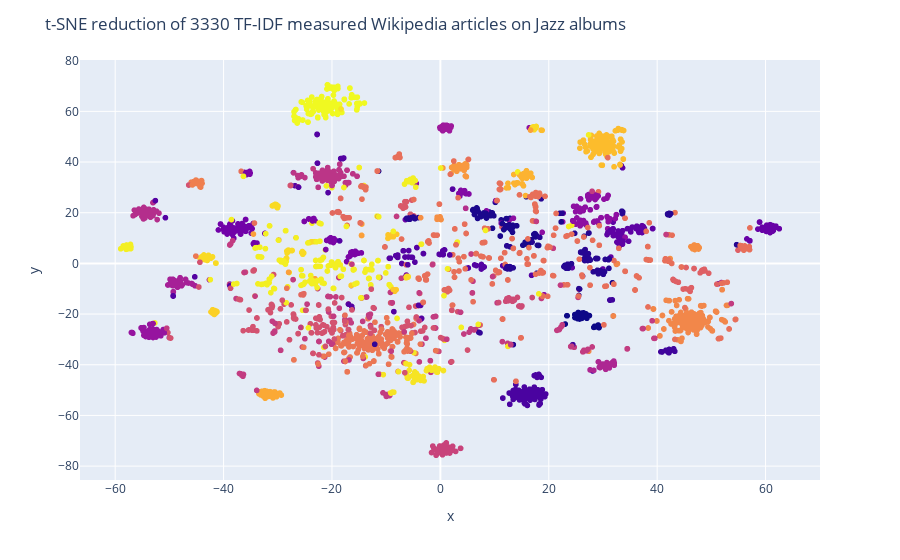

The cell this chart's notebook holds for it:
### Code cell
def album():
    conn,engine = get_connection()
    #corpus = conn.execute(db.select(connectedpages.c.url,webpage.c.name,webpage.c.html).join(webpage,connectedpages.c.url==webpage.c.url)).fetchall()
    corpus = conn.execute(db.select(rank.c.url,webpage.c.name,webpage.c.text,webpage.c.pagetype,webpage.c.html).join(webpage,rank.c.url==webpage.c.url).where(webpage.c.pagetype=='album').order_by(rank.c.rank.desc())).fetchall()

    print(len(corpus))
    conn.close()
    text_corp = []
    for corp in corpus:
        text_corp.append(corp[2].replace('\n',' ').replace('\t',' '))
    vectorizer = TfidfVectorizer(max_features=2000,stop_words='english',min_df =.025,max_df=.975)
    vectors = vectorizer.fit_transform(text_corp)
    feature_names = vectorizer.get_feature_names_out()
    print(f'Feature names \n{feature_names}', len(feature_names))
    matrix = vectors.todense()
    list_dense=matrix.tolist()
    df = pd.DataFrame(list_dense,columns=feature_names)
    d = euclidean_distances(vectors)

    wcss = [] 
    for i in range(1, 50): 
        kmeans = KMeans(n_clusters = i, init = 'k-means++', random_state = 42)
        kmeans.fit(df) 
        wcss.append(kmeans.inertia_)
    plt.plot(range(1, 50), wcss)
    plt.xlabel('Number of clusters')
    plt.ylabel('WCSS') 
    plt.show()

    j = 0
    js = []
    labels = []
    for i in range(len(corpus)):
        if(d[i].mean() > 1.4):
            j+=1
            print(i,d[i].mean(),corpus[i][1])
            js.append(i)
        else:
            if(corpus[i][3]=='album'):
                album_name = corpus[i][1]
                artist = albums[album_name]
                if(artist!=''):
                    astring = ': '+artist
                else:
                    astring = ''
                labels.append(album_name+astring)
            else:
                labels.append(corpus[i][1])
    print(j)


    df2 = df.drop(df.index[js])

    kmeans = KMeans(n_clusters=42,random_state=42)
    kmeans.fit(df2)

    tsne = TSNE(n_components=2, random_state=42)
    X_tsne = tsne.fit_transform(df2)
    print(tsne.kl_divergence_)

    fig = px.scatter(x=X_tsne[:, 0], y=X_tsne[:, 1],hover_name=labels,color=kmeans.labels_)
    fig.update_layout(
        title=f"t-SNE reduction of {len(df2)} TF-IDF measured Wikipedia articles on Jazz albums",

    )
    fig.update(layout_coloraxis_showscale=False)
    #py.plot(fig,filename='jazz-albums-42',auto_open=True)

    fig.show()

album()

### Figure 1 — Plotly figure (JSON) as saved in the notebook; plotly's stock layout.template omitted (floating-point values rounded to 4 significant figures; data arrays with more than 128 entries replaced by an {"elided": "..."} marker saying what was removed)
{"data": [{"hovertemplate": "<b>%{hovertext}</b><br><br>x=%{x}<br>y=%{y}<br>color=%{marker.color}<extra></extra>", "hovertext": {"elided": "3330 str values"}, "legendgroup": "", "marker": {"color": {"elided": "3330 int values"}, "coloraxis": "coloraxis", "symbol": "circle"}, "mode": "markers", "name": "", "showlegend": false, "type": "scattergl", "x": {"elided": "3330 float values"}, "xaxis": "x", "y": {"elided": "3330 float values"}, "yaxis": "y"}], "layout": {"coloraxis": {"colorbar": {"title": {"text": "color"}}, "colorscale": [[0, "#0d0887"], [0.1111, "#46039f"], [0.2222, "#7201a8"], [0.3333, "#9c179e"], [0.4444, "#bd3786"], [0.5556, "#d8576b"], [0.6667, "#ed7953"], [0.7778, "#fb9f3a"], [0.8889, "#fdca26"], [1, "#f0f921"]], "showscale": false}, "legend": {"tracegroupgap": 0}, "margin": {"t": 60}, "title": {"text": "t-SNE reduction of 3330 TF-IDF measured Wikipedia articles on Jazz albums"}, "xaxis": {"anchor": "y", "domain": [0, 1], "title": {"text": "x"}}, "yaxis": {"anchor": "x", "domain": [0, 1], "title": {"text": "y"}}}}
